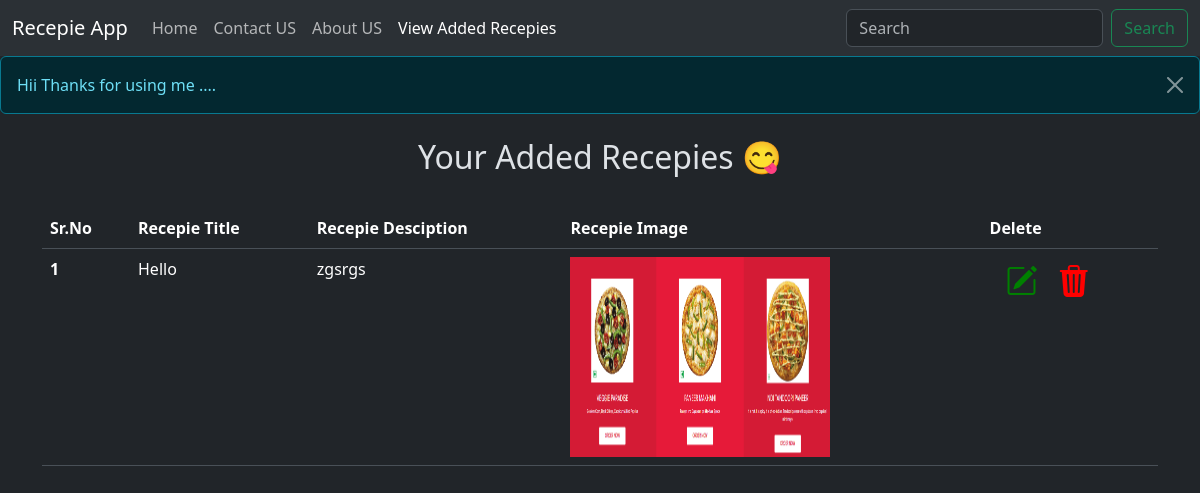
Page /viewRecepies on the committed database.
### vege/models.py (models this page shows, shortened)
class RecpieUpload(models.Model):
    user = models.ForeignKey(User, on_delete=models.SET_NULL, null=True)
    title = models.CharField(max_length=255)
    description = models.TextField(null=False)
    recepie_image = models.ImageField(upload_to='recepies')

### vege/views.py (the view)
# urls.py: path('viewRecepies', views.view_rec, name="view_recepies"),
def view_rec(request):
    messages.info(request, "Hii Thanks for using me ....")
    querySet = RecpieUpload.objects.all()
    if request.GET.get('search'):
        querySet = querySet.filter(title__icontains = request.GET.get('search'))
    context = {'dishes': querySet}
    return render(request, 'view_rec.html', context=context)

### vege/templates/view_rec.html (shortened to what this page needs)
{% extends 'base.html' %}
{% block button %}
<form class="d-flex" role="search">
    <input class="form-control me-2" type="search" placeholder="Search" aria-label="Search" name="search">
    <button class="btn btn-outline-success" type="submit">Search</button>
  </form>
{% endblock button %}
{% block base %}
{% if messages %}
{% for message in messages %}
      <div class="alert alert-{{ message.tags }}  alert-dismissible fade show my-0" role="alert">
        {{message}}
        <button type="button" class="btn-close" data-bs-dismiss="alert" aria-label="Close"></button>
      </div>
      {% endfor %}
      {% endif %}
<br>
<h2 align=center>Your Added Recepies 😋</h2>
<br>
<div class="container">
  {% if dishes %}
  <table class="table table-hover">
    <thead>
      <tr>
        <th scope="col">Sr.No</th>
        <th scope="col">Recepie Title</th>
        <th scope="col">Recepie Desciption</th>
        <th scope="col">Recepie Image</th>
        <th scope="col">Delete</th>
      </tr>
    </thead>
    <tbody>
      <tr>
        {% for dish in dishes %}
        <th scope="row">{{forloop.counter}}</th>
        <td>{{dish.title}}</td>
        <td>{{dish.description}}</td>
        <td> <img src="/media/{{dish.recepie_image}}" alt="{{dish.title}}" height="200" width="260"></td>
        <td>
          <a href="updateRecepies/{{dish.id}}/"><i class="bi bi-pencil-square mx-3" style="font-size: xx-large;color: green;" data-toggle="tooltip" data-placement="left" title="Edit Recepie"></i></a>
          <a href="deleteRecepies/{{dish.id}}/"><i class="bi bi-trash3-fill" style="font-size: xx-large;color: red;" data-toggle="tooltip" data-placement="left" title="Delete Recepie"></i></a>
        </td>
      </tr>
      {% endfor %}
      {% else %}
      <h2 align="center">No Recepies Added 😯</h2>
        {% endif %}
    </tbody>
  </table>
</div>
{% endblock base %}

### rows in the picture
RecpieUpload: title "Hello", description "zgsrgs", recepie_image (picture)

### other values in the picture
{{ message }} "Hii Thanks for using me ...."
